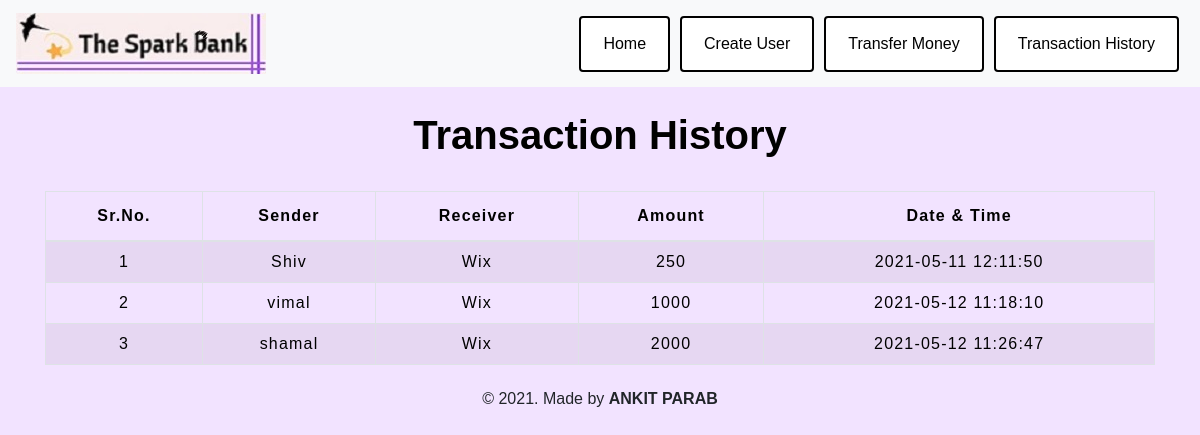
The page /transactionhistory.php on the database its author committed.
### tables this page shows
CREATE TABLE `transaction` (
  `sno` int(3) NOT NULL,
  `sender` text NOT NULL,
  `receiver` text NOT NULL,
  `balance` int(8) NOT NULL,
  `datetime` datetime NOT NULL DEFAULT current_timestamp()
);

### transactionhistory.php (the view, shortened to what this page needs)
<!DOCTYPE html>
<html lang="en">
<head>
    <link rel="stylesheet" href="https://stackpath.bootstrapcdn.com/bootstrap/4.5.2/css/bootstrap.min.css">
    <link rel="stylesheet" type="text/css" href="CSS/table.css">
</head>
<body style="background-color : #f2e3ff;">
<?php
  include 'navbar.php';
?>
	<div class="container">
        <h2 class="text-center pt-4" style="color : black; transition: 0.7s; font-weight: bold;">Transaction History</h2>
        <br>
        <div class="table-responsive-sm">
            <table class="table table-hover table-striped table-condensed table-bordered">
                <thead style="color : black;">
                    <tr>
                        <th class="text-center">Sr.No.</th>
                        <th class="text-center">Sender</th>
                        <th class="text-center">Receiver</th>
                        <th class="text-center">Amount</th>
                        <th class="text-center">Date & Time</th>
                    </tr>
                </thead>
                <tbody>
                    <?php
                        include 'config.php';
                        $sql ="select * from transaction";
                        $query =mysqli_query($conn, $sql);
                        while($rows = mysqli_fetch_assoc($query))
                        {
                    ?>
                        <tr style="color : black;">
                        <td class="py-2"><?php echo $rows['sno']; ?></td>
                        <td class="py-2"><?php echo $rows['sender']; ?></td>
                        <td class="py-2"><?php echo $rows['receiver']; ?></td>
                        <td class="py-2"><?php echo $rows['balance']; ?> </td>
                        <td class="py-2"><?php echo $rows['datetime']; ?> </td>
                    <?php
                        }
                    ?>
                </tbody>
            </table>
        </div>
    </div>
<footer class="text-center mt-2 py-2">
    <H6>&copy 2021. Made by <b>ANKIT PARAB</b></H6>
</footer>
</body>
</html>

### CSS/table.css (style rules this page uses)
* { padding: 0; margin: 0; box-sizing: border-box; font-family: sans-serif; }
h2 { font-size: 40px; }
table { letter-spacing: 1.2px; }
td { text-align: center; }

### rows shown on the page
transaction: sno "1", sender "Shiv", receiver "Wix", balance "250", datetime "2021-05-11 12:11:50"
transaction: sno "2", sender "vimal", receiver "Wix", balance "1000", datetime "2021-05-12 11:18:10"
transaction: sno "3", sender "shamal", receiver "Wix", balance "2000", datetime "2021-05-12 11:26:47"
